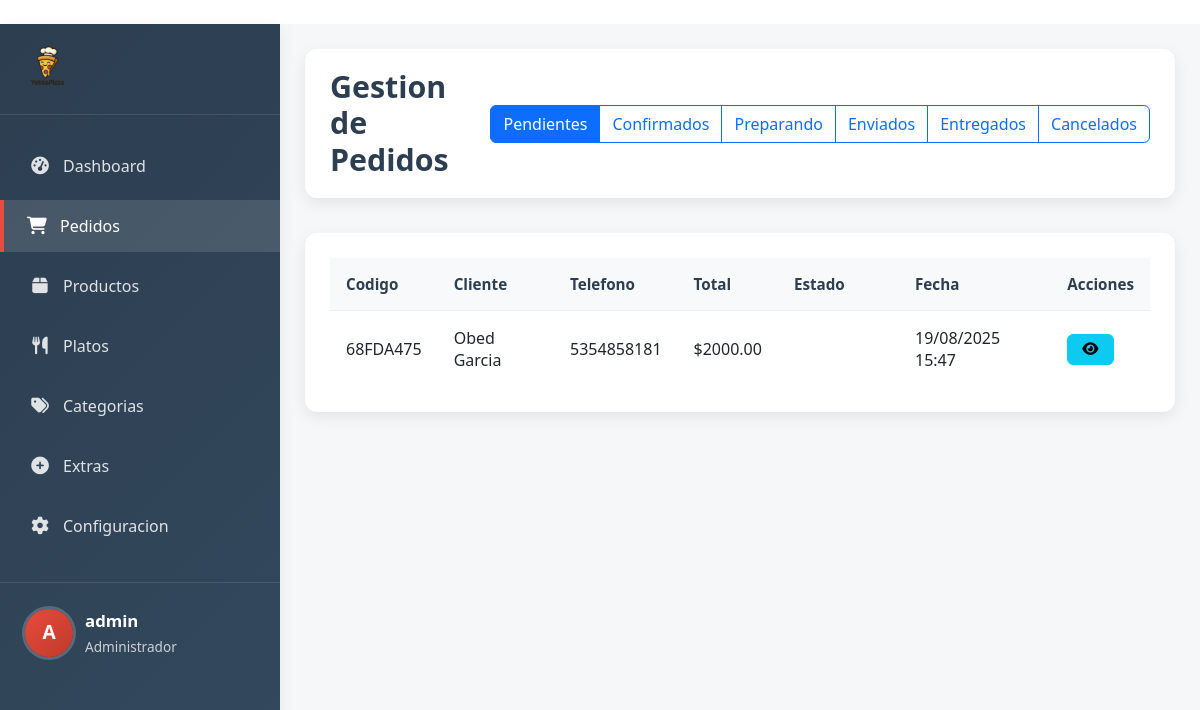
The app's page /admin/pedidos (signed in) with its own data.
### app.py (models this page shows)
class Configuracion(db.Model):
    id = db.Column(db.Integer, primary_key=True)
    nombre_restaurante = db.Column(db.String(100), default="Mi Restaurante")
    telefono = db.Column(db.String(20), default="+1234567890")
    direccion = db.Column(db.String(200), default="Dirección del restaurante")
    logo = db.Column(db.String(200), default="logo.png")
    impuesto = db.Column(db.Float, default=0.0)
    max_extras = db.Column(db.Integer, default=5)

class Pedido(db.Model):
    id = db.Column(db.Integer, primary_key=True)
    codigo = db.Column(db.String(20), unique=True, nullable=False)
    cliente_nombre = db.Column(db.String(100))
    cliente_telefono = db.Column(db.String(20), nullable=False)
    cliente_direccion = db.Column(db.Text, nullable=False)
    cliente_ubicacion = db.Column(db.Text)  # Coordenadas o referencia
    estado = db.Column(db.String(20), default='pendiente')  # pendiente, confirmado, preparando, enviado, entregado, cancelado
    total = db.Column(db.Float, nullable=False)
    fecha_creacion = db.Column(db.DateTime, default=datetime.utcnow)
    items = db.relationship('ItemPedido', backref='pedido', lazy=True)
    extras = db.relationship('ExtraPedido', backref='pedido', lazy=True)

### app.py (the view)
@app.route('/admin/pedidos')
@login_required
def admin_pedidos():
    estado = request.args.get('estado', 'pendiente')
    pedidos = Pedido.query.filter_by(estado=estado).order_by(Pedido.fecha_creacion.desc()).all()
    config = Configuracion.query.first()
    if not config:
        config = Configuracion()
        db.session.add(config)
        db.session.commit()
    return render_template('admin/pedidos.html', pedidos=pedidos, estado_actual=estado,config=config)

### app.py (called while the page is built)
def login_required(f):
    @wraps(f)
    def decorated_function(*args, **kwargs):
        if 'user_id' not in session:
            return redirect(url_for('login'))
        return f(*args, **kwargs)
    return decorated_function

### templates/admin/pedidos.html (shortened to what this page needs)
{% extends "admin/base.html" %}
{% block extra_css %}
<link rel="stylesheet" href="{{ url_for('static', filename='css/admin.css') }}">
{% endblock %}
{% block content %}
<div class="admin-container">
    {% include 'admin/sidebar.html' %}
    <div class="admin-main">
        <div class="admin-header">
            <h1 class="admin-title">Gestion de Pedidos</h1>
            <div class="admin-actions">
                <div class="btn-group">
                    <a href="{{ url_for('admin_pedidos', estado='pendiente') }}" class="btn btn-outline-primary {% if estado_actual == 'pendiente' %}active{% endif %}">Pendientes</a>
                    <a href="{{ url_for('admin_pedidos', estado='confirmado') }}" class="btn btn-outline-primary {% if estado_actual == 'confirmado' %}active{% endif %}">Confirmados</a>
                    <a href="{{ url_for('admin_pedidos', estado='preparando') }}" class="btn btn-outline-primary {% if estado_actual == 'preparando' %}active{% endif %}">Preparando</a>
                    <a href="{{ url_for('admin_pedidos', estado='enviado') }}" class="btn btn-outline-primary {% if estado_actual == 'enviado' %}active{% endif %}">Enviados</a>
                    <a href="{{ url_for('admin_pedidos', estado='entregado') }}" class="btn btn-outline-primary {% if estado_actual == 'entregado' %}active{% endif %}">Entregados</a>
                    <a href="{{ url_for('admin_pedidos', estado='cancelado') }}" class="btn btn-outline-primary {% if estado_actual == 'cancelado' %}active{% endif %}">Cancelados</a>
                </div>
            </div>
        </div>
        <div class="admin-table-container">
            <table class="admin-table">
                <thead>
                    <tr>
                        <th>Codigo</th>
                        <th>Cliente</th>
                        <th>Telefono</th>
                        <th>Total</th>
                        <th>Estado</th>
                        <th>Fecha</th>
                        <th>Acciones</th>
                    </tr>
                </thead>
                <tbody>
                    {% for pedido in pedidos %}
                    <tr>
                        <td>{{ pedido.codigo }}</td>
                        <td>{{ pedido.cliente_nombre }}</td>
                        <td>{{ pedido.cliente_telefono }}</td>
                        <td>${{ "%.2f"|format(pedido.total) }}</td>
                        <td>
                            <span class="badge status-{{ pedido.estado }}">
                            </span>
                        </td>
                        <td>{{ pedido.fecha_creacion.strftime('%d/%m/%Y %H:%M') }}</td>
                        <td>
                            <a href="{{ url_for('ver_pedido', pedido_id=pedido.id) }}" class="btn btn-sm btn-info" title="Ver detalle">
                                <i class="fas fa-eye"></i>
                            </a>
                        </td>
                    </tr>
                    {% else %}
                    <tr>
                        <td colspan="7" class="text-center">No hay pedidos en este estado</td>
                    </tr>
                    {% endfor %}
                </tbody>
            </table>
        </div>
    </div>
</div>
{% endblock %}

### templates/admin/sidebar.html (shortened to what this page needs)
<div class="admin-sidebar">
    <div class="admin-brand">
        <img src="{% if config.logo %}{{ url_for('uploaded_file', filename=config.logo) }}{% else %}{{ url_for('static', filename='images/logo.png') }}{% endif %}" alt="Logo">
    </div>
    <ul class="admin-menu">
        <li><a href="{{ url_for('admin_panel') }}" class="{% if request.endpoint == 'admin_panel' %}active{% endif %}"><i class="fas fa-tachometer-alt"></i> <span>Dashboard</span></a></li>
        <li><a href="{{ url_for('admin_pedidos') }}" class="{% if request.endpoint == 'admin_pedidos' or request.endpoint == 'ver_pedido' %}active{% endif %}"><i class="fas fa-shopping-cart"></i> <span>Pedidos</span></a></li>
        <li><a href="{{ url_for('admin_productos') }}" class=""><i class="fas fa-box"></i> <span>Productos</span></a></li>
        <li><a href="{{ url_for('admin_platos') }}" class=""><i class="fas fa-utensils"></i> <span>Platos</span></a></li>
        <li><a href="{{ url_for('admin_categorias') }}" class=""><i class="fas fa-tags"></i> <span>Categorias</span></a></li>
        <li><a href="{{ url_for('admin_extras') }}" class=""><i class="fas fa-plus-circle"></i> <span>Extras</span></a></li>
        <li><a href="{{ url_for('admin_configuracion') }}" class="{% if request.endpoint == 'admin_configuracion' %}active{% endif %}"><i class="fas fa-cog"></i> <span>Configuracion</span></a></li>
    </ul>
    <div class="admin-user">
        <div class="admin-user-info">
            <div class="admin-user-avatar">
                {{ session.username[0]|upper }}
            </div>
            <div class="admin-user-details">
                <div class="admin-user-name">{{ session.username }}</div>
                <div class="admin-user-role">Administrador</div>
            </div>
        </div>
    </div>
</div>

### static/css/admin.css (style rules this page uses)
:root { --primary-color: #e74c3c; --primary-light: #ffebe9; --primary-dark: #c0392b; --secondary-color: #3498db; --success-color: #27ae60; --warning-color: #f39c12; --danger-color: #e74c3c; --dark-color: #2c3e50; --dark-light: #34495e; --gray-color: #7f8c8d; --gray-light: #ecf0f1; --text-dark: #2d3436; --text-light: #ffffff; --shadow: 0 5px 15px rgba(0, 0, 0, 0.08); --shadow-hover: 0 8px 25px rgba(0, 0, 0, 0.12); }
.admin-container { display: flex; min-height: 100vh; background-color: #f8f9fa; font-family: 'Segoe UI', Tahoma, Geneva, Verdana, sans-serif; }
.admin-sidebar { width: 280px; background: linear-gradient(135deg, var(--dark-color) 0%, var(--dark-light) 100%); color: var(--text-light); padding: 20px 0; position: fixed; height: 100vh; overflow-y: auto; box-shadow: var(--shadow); z-index: 1000; transition: all 0.3s ease; }
.admin-brand { padding: 0 25px 25px; border-bottom: 1px solid rgba(255, 255, 255, 0.1); margin-bottom: 25px; display: flex; align-items: center; }
.admin-brand img { height: 45px; margin-right: 12px; border-radius: 6px; }
.admin-menu { list-style: none; padding: 0; margin: 0; }
.admin-menu li { margin-bottom: 8px; }
.admin-menu a { display: flex; align-items: center; padding: 14px 25px; color: rgba(255, 255, 255, 0.85); text-decoration: none; transition: all 0.3s ease; border-left: 4px solid transparent; font-weight: 500; }
.admin-menu a:hover, .admin-menu a.active { background-color: rgba(255, 255, 255, 0.12); color: var(--text-light); border-left-color: var(--primary-color); padding-left: 22px; }
.admin-menu i { width: 22px; margin-right: 12px; text-align: center; font-size: 1.1rem; }
.admin-user { padding: 25px; border-top: 1px solid rgba(255, 255, 255, 0.1); margin-top: 30px; }
.admin-user-info { display: flex; align-items: center; }
.admin-user-avatar { width: 48px; height: 48px; border-radius: 50%; background: linear-gradient(135deg, var(--primary-color), var(--primary-dark)); display: flex; align-items: center; justify-content: center; margin-right: 12px; font-weight: bold; color: white; font-size: 1.2rem; box-shadow: 0 0 0 3px rgba(255, 255, 255, 0.2); }
.admin-user-details { flex: 1; }
.admin-user-name { font-weight: 600; margin-bottom: 4px; font-size: 1.05rem; }
.admin-user-role { font-size: 0.85rem; color: rgba(255, 255, 255, 0.75); }
.admin-main { flex: 1; margin-left: 280px; padding: 25px; transition: all 0.3s ease; background-color: #f5f7f9; }
.admin-header { display: flex; justify-content: space-between; align-items: center; margin-bottom: 35px; background-color: white; padding: 20px 25px; border-radius: 12px; box-shadow: var(--shadow); }
.admin-title { font-size: 1.9rem; color: var(--dark-color); margin: 0; font-weight: 700; }
.admin-actions { display: flex; gap: 12px; }
.admin-table-container { background-color: white; border-radius: 12px; padding: 25px; box-shadow: var(--shadow); margin-bottom: 35px; overflow: hidden; }
.admin-table { width: 100%; border-collapse: separate; border-spacing: 0; }
.admin-table th, .admin-table td { padding: 16px; text-align: left; border-bottom: 1px solid #eee; }
.admin-table th { background-color: #f8f9fa; font-weight: 600; color: var(--dark-color); position: sticky; top: 0; font-size: 0.95rem; }
.admin-table tr:last-child td { border-bottom: none; }
.btn-sm { padding: 7px 14px; font-size: 0.9rem; border-radius: 6px; }
.badge { padding: 6px 12px; border-radius: 50px; font-size: 0.8rem; font-weight: 700; }
.admin-table tr { animation: slideInLeft 0.4s ease; }
.admin-table tr:nth-child(1) { animation-delay: 0.05s; }

### templates/admin/base.html (style rules this page uses)
body { margin: 0; padding: 0; display: flex; flex-direction: column; min-height: 100vh; overflow-x: hidden; }

### records on screen
Configuracion: logo (picture)
Pedido: codigo "68FDA475", cliente_nombre "Obed Garcia", cliente_telefono "5354858181", total "2000.00", fecha_creacion "19/08/2025 15:47"

### other values on screen
{{ session.username[0]|upper }} "A"
{{ session.username }} "admin"
